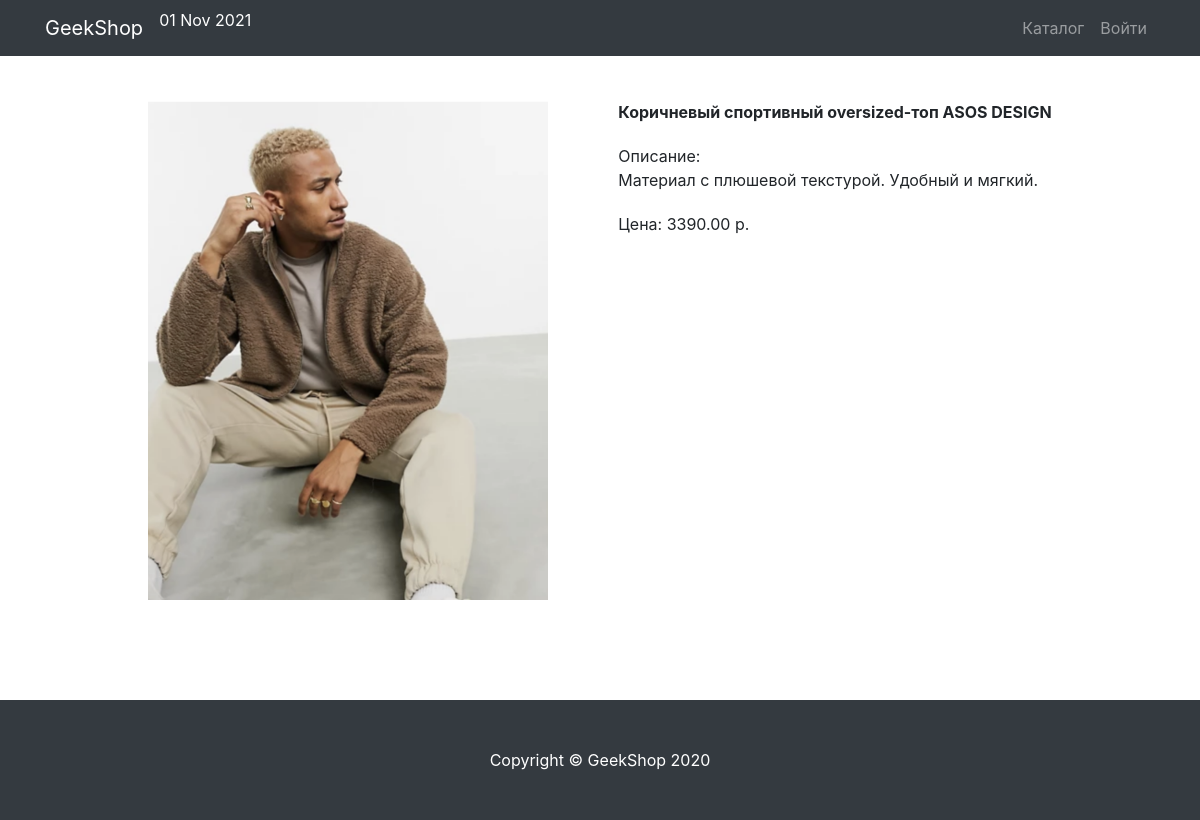
Page /products/detail_product/3 on the earlier database version.
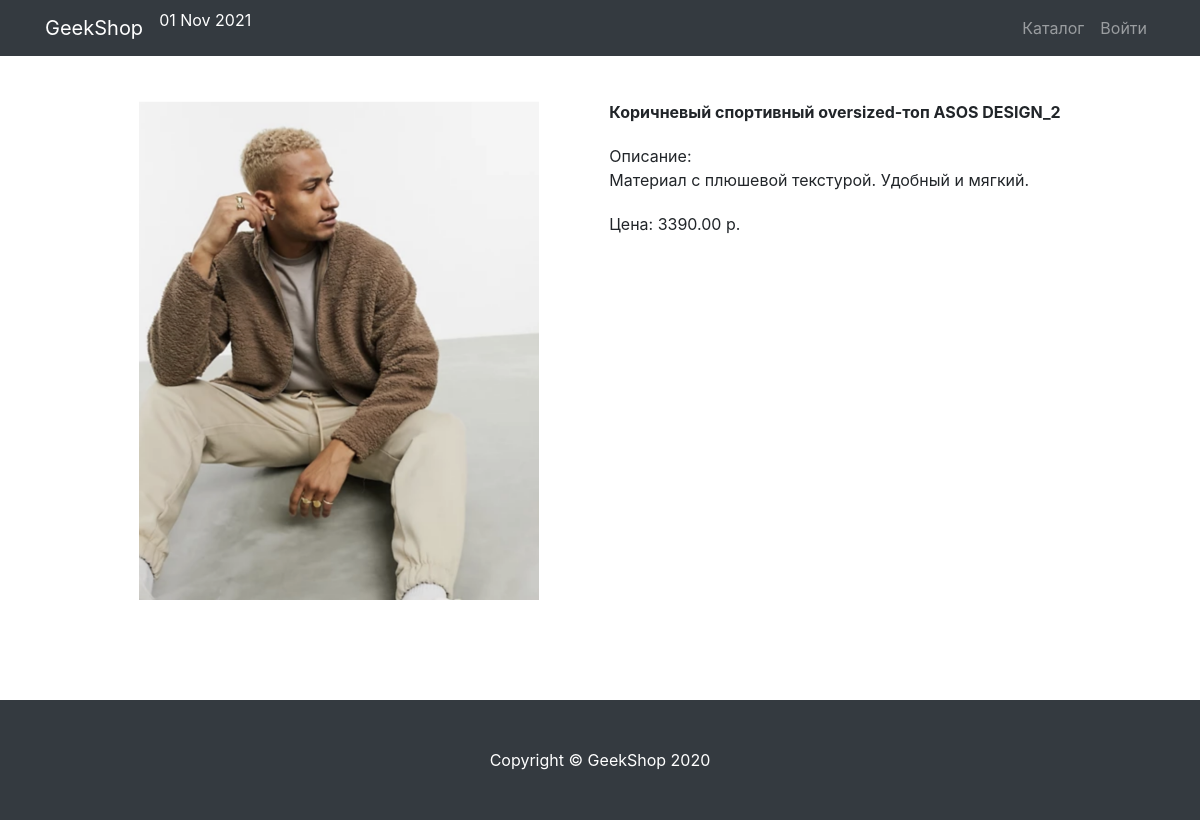
Same page on the later database version.
### products/models.py (models this page shows, shortened)
class Product(models.Model):
	name = models.CharField(max_length=65, unique=True)
	image = models.ImageField(upload_to="products_images", blank=True)
	description = models.TextField(blank=True)
	price = models.DecimalField(max_digits=8, decimal_places=2)
	quantity = models.PositiveIntegerField(default=0)
	category = models.ForeignKey(ProductCategory, on_delete=models.CASCADE)
	is_active = models.BooleanField(default=True, db_index=True)

### products/views.py (the view)
# urls.py: path("detail_product/<int:pk>", DetailProduct.as_view(), name="detail_product")
class DetailProduct(DetailView):
	context_object_name = "product"
	template_name = "products/detail-product.html"
	model = Product
	def get_context_data(self, **kwargs):
		context = super().get_context_data(**kwargs)
		context["product"] = get_product(self.kwargs.get("pk"))
		return context

### products/context_processors.py (called while the page is built)
def basket(request):
	basket_list = []
	if request.user.is_authenticated:
		basket_list = Basket.objects.filter(user=request.user)
	return {"baskets": basket_list}

### products/views.py (called while the page is built)
def get_product(pk):
	if settings.LOW_CACHE:
		key = f"product{pk}"
		product = cache.get(key)
		if product is None:
			product = get_object_or_404(Product, pk=pk)
			cache.set(key, product)
		return product
	else:
		return get_object_or_404(Product, pk=pk)

### products/templates/products/detail-product.html (shortened to what this page needs)
{% extends "base.html" %}
{% load static %}
{% block content %}
<div style="margin: 100px;">
    <div style="margin: auto; display: flex; justify-content: center;">
        {% if product.image %}
            <img src="{{ product.image.url }}" style="height: 500px; margin-right: 70px;">
        {% endif %}
        <div style="display: flex; flex-direction: column;">
            <b>{{ product.name }}</b>
            <div style="margin-top: 20px;">
                Описание:
                <br>
                {{ product.description }}
            </div>
            <div style="margin-top: 20px;">
                Цена: {{ product.price }} р.
            </div>
        </div>
    </div>
</div>
{% endblock %}
{% block footer %}
<footer class="py-5 bg-dark">
    <div class="container">
        <p class="m-0 text-center text-white">Copyright &copy; GeekShop 2020</p>
    </div>
</footer>
{% endblock %}

Differences in the rows shown:
changed Product "Материал с плюшевой текстурой. Удобный и мягкий.": name "Коричневый спортивный oversized-топ ASOS DESIGN" → "Коричневый спортивный oversized-топ ASOS DESIGN_2"
